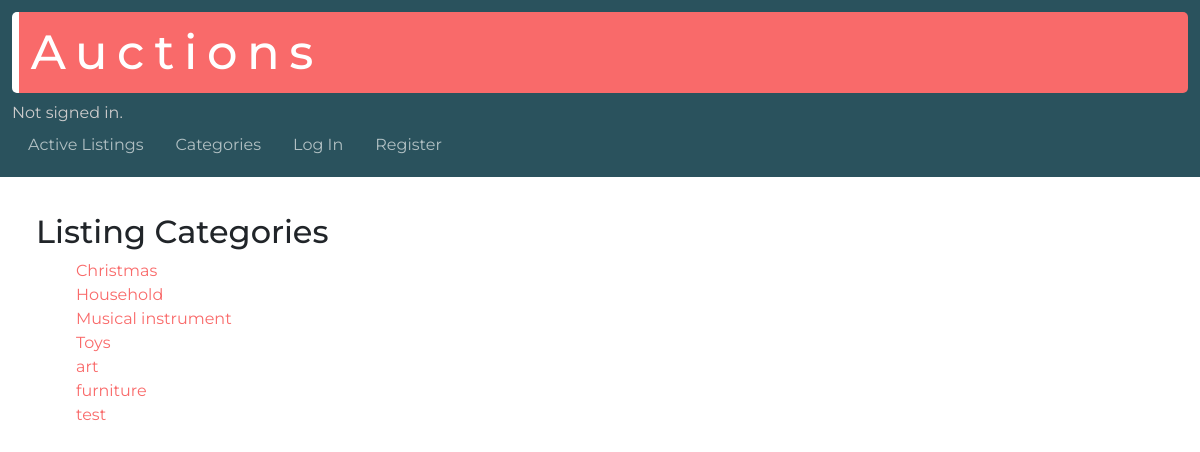
Page /listing-categories on the earlier database version.
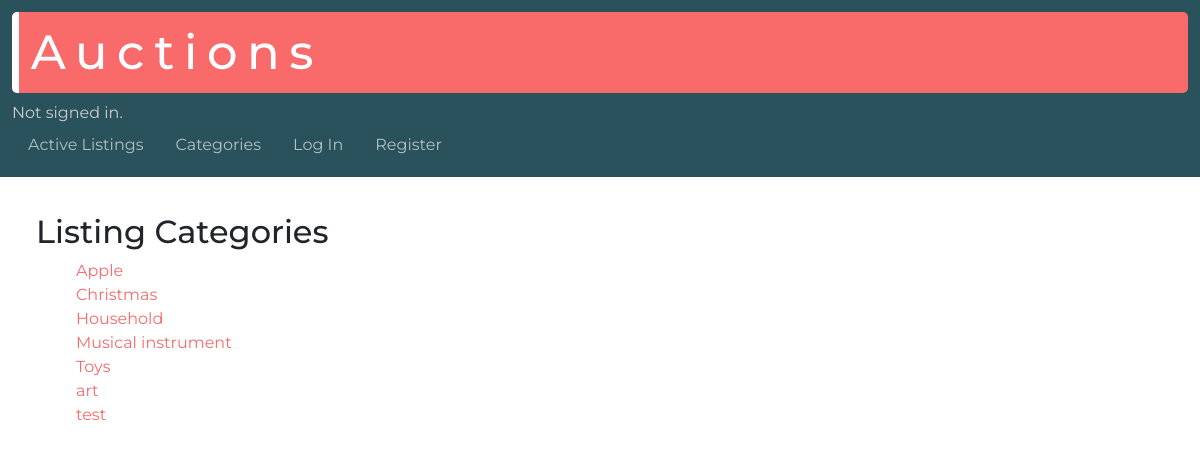
Same page on the later database version.
### auctions/models.py (models this page shows, shortened)
class Listing(models.Model):
  user = models.ForeignKey(User, on_delete=models.CASCADE, related_name="listings")
  title = models.CharField(max_length=64)
  price = models.DecimalField(max_digits=8, decimal_places=2)
  description = models.TextField(max_length=256)
  date = models.DateTimeField(auto_now_add=True)
  photo = models.URLField(max_length=200, blank=True)
  category = models.CharField(max_length=32, blank=True)
  status = models.BooleanField(default=True)

### auctions/views.py (the view)
# urls.py: path("listing-categories", views.listing_categories, name="listing-categories"),
def listing_categories(request):
  categories = []
  listings = Listing.objects.filter(status=True).exclude(category="")
  for listing in listings:
    if listing.category not in categories:
      categories.append(listing.category)
  categories.sort()
  return render(request, "auctions/listing-categories.html", {
    "categories": categories
  })

### auctions/templates/auctions/listing-categories.html
{% extends "auctions/layout.html" %}
{% block body %}
  <h2>Listing Categories</h2>
  <ul>
    {% for category in categories %}
      <li><a href="{% url 'category' category %}">{{ category }}</a></li>
    {% endfor %}
  </ul>
{% endblock %}

Differences in the rows shown:
no longer on this page (row edited): Listing: categories "furniture"
added Listing: categories "Apple"
